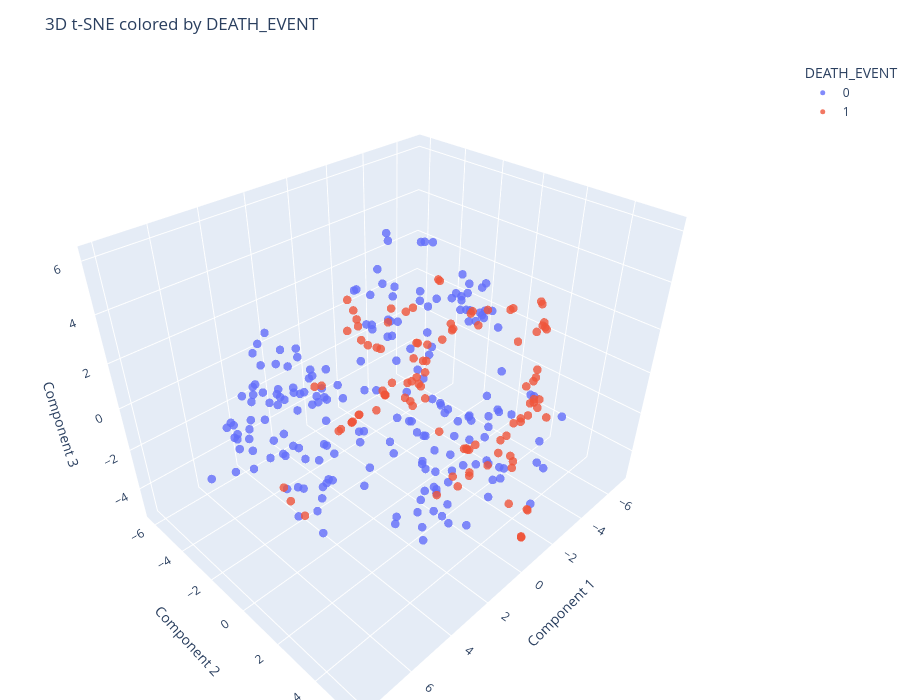

Notebook source saved alongside this figure:
### Markdown cell above
### t-SNE

### Code cell
tsne = TSNE(n_components=3)
X_tsne = tsne.fit_transform(X)

df_tsne = pd.DataFrame(X_tsne, columns=["tSNE_1", "tSNE_2", "tSNE_3"])
df_tsne[TARGET_COL] = y.values

joblib.dump(df_tsne, os.path.join(OUTPUT_DIR, 'df_tsne.pkl'))
plot_3d(X_tsne, y, algorithm="t-SNE")
